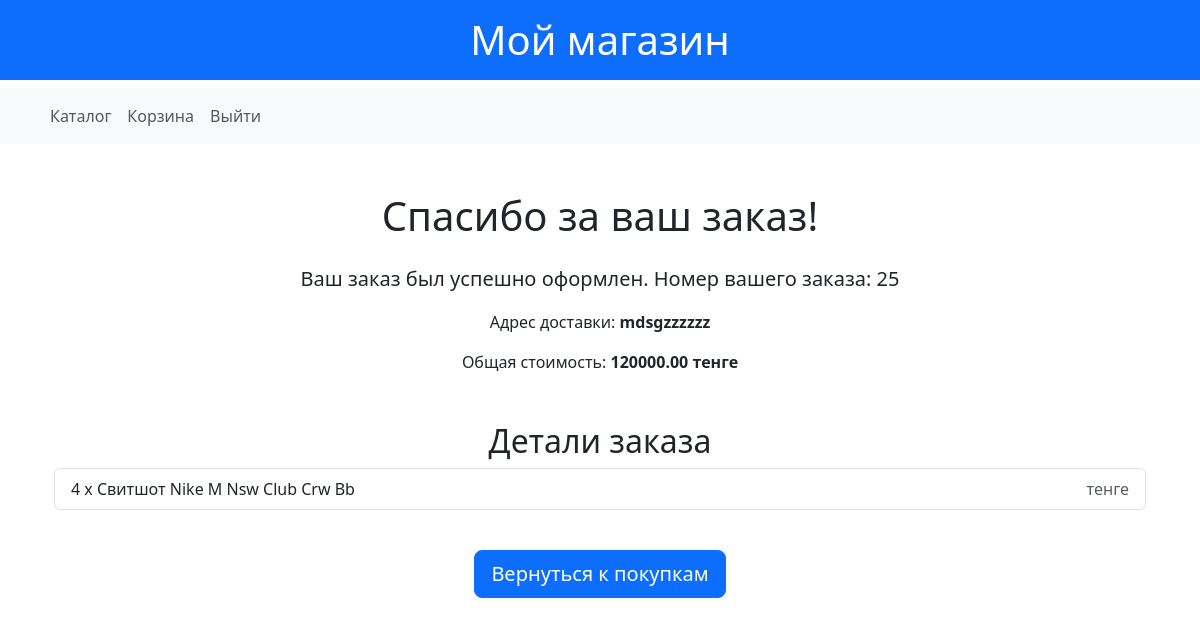
The app's page /order/confirmation/25/ (signed in) with its own data.
### shop/models.py (models this page shows, shortened)
class Order(models.Model):
    STATUS_CHOICES = [
        ('ordered', 'Заказан'),
        ('shipped', 'Отправлен'),
        ('received', 'Получен'),
        ('canceled', 'Отменен'),
        ('returned', 'Возвращен'),
    ]
    user = models.ForeignKey(User, on_delete=models.CASCADE, related_name='orders')
    total_price = models.DecimalField(max_digits=10, decimal_places=2)
    address = models.CharField(max_length=255)
    status = models.CharField(max_length=10, choices=STATUS_CHOICES, default='ordered')
    payment_status = models.BooleanField(default=False)
    created_at = models.DateTimeField(auto_now_add=True)
    objects = OrderManager()
    class Meta:
        verbose_name = "Заказ"
        verbose_name_plural = "Заказы"

class OrderItem(models.Model):
    order = models.ForeignKey(Order, related_name='items', on_delete=models.CASCADE)
    product = models.ForeignKey(Product, on_delete=models.CASCADE)
    quantity = models.PositiveIntegerField(default=1)
    objects = OrderItemManager()
    class Meta:
        verbose_name = "Запись заказов"
        verbose_name_plural = "Записи заказов"

class Product(models.Model):
    name = models.CharField(max_length=200)
    slug = models.SlugField(max_length=200, null=True, blank=True)
    description = models.TextField()
    price = models.DecimalField(max_digits=10, decimal_places=2)
    discount_price = models.DecimalField(max_digits=10, decimal_places=2, blank=True, null=True, default=0)
    category = models.ForeignKey(Category, related_name="products", on_delete=models.CASCADE)
    image = models.ImageField(upload_to='media/products/')
    created_at = models.DateTimeField(auto_now_add=True)
    quantity = models.PositiveIntegerField(default=0, blank=True)
    class Meta:
        verbose_name = "Товар"
        verbose_name_plural = "Товары"

### shop/views.py (the view)
# urls.py: path('order/confirmation/<int:order_id>/', OrderConfirmationView.as_view(), name='order_confirmation'),
class OrderConfirmationView(LoginRequiredMixin, DetailView):
    model = Order
    template_name = 'order/order_cofirmation.html'
    context_object_name = 'order'
    def get_object(self):
        return get_object_or_404(Order, id=self.kwargs['order_id'], user=self.request.user)

### shop/templates/order/order_cofirmation.html (shortened to what this page needs)
{% extends "shop/base.html" %}
{% block content %}
<div class="container mt-5 text-center">
    <h1 class="mb-4">Спасибо за ваш заказ!</h1>
    <p class="lead">Ваш заказ был успешно оформлен. Номер вашего заказа: <strong>{{ order.id }}</strong></p>
    <p>Адрес доставки: <strong>{{ order.address }}</strong></p>
    <p>Общая стоимость: <strong>{{ order.total_price }} тенге</strong></p>
    <h2 class="mt-5">Детали заказа</h2>
    <ul class="list-group mb-4">
        {% for item in order.items.all %}
            <li class="list-group-item d-flex justify-content-between align-items-center">
                {{ item.quantity }} x {{ item.product.name }}
                <span class="text-muted">{{ item.price }} тенге</span>
            </li>
        {% endfor %}
    </ul>
    <a href="{% url 'product_list' %}" class="btn btn-primary btn-lg mt-3">
        Вернуться к покупкам
    </a>
</div>
{% endblock %}

### records on screen
Order: id "25", address "mdsgzzzzzz", total_price "120000.00"
OrderItem: quantity "4", product.name "Свитшот Nike M Nsw Club Crw Bb"
